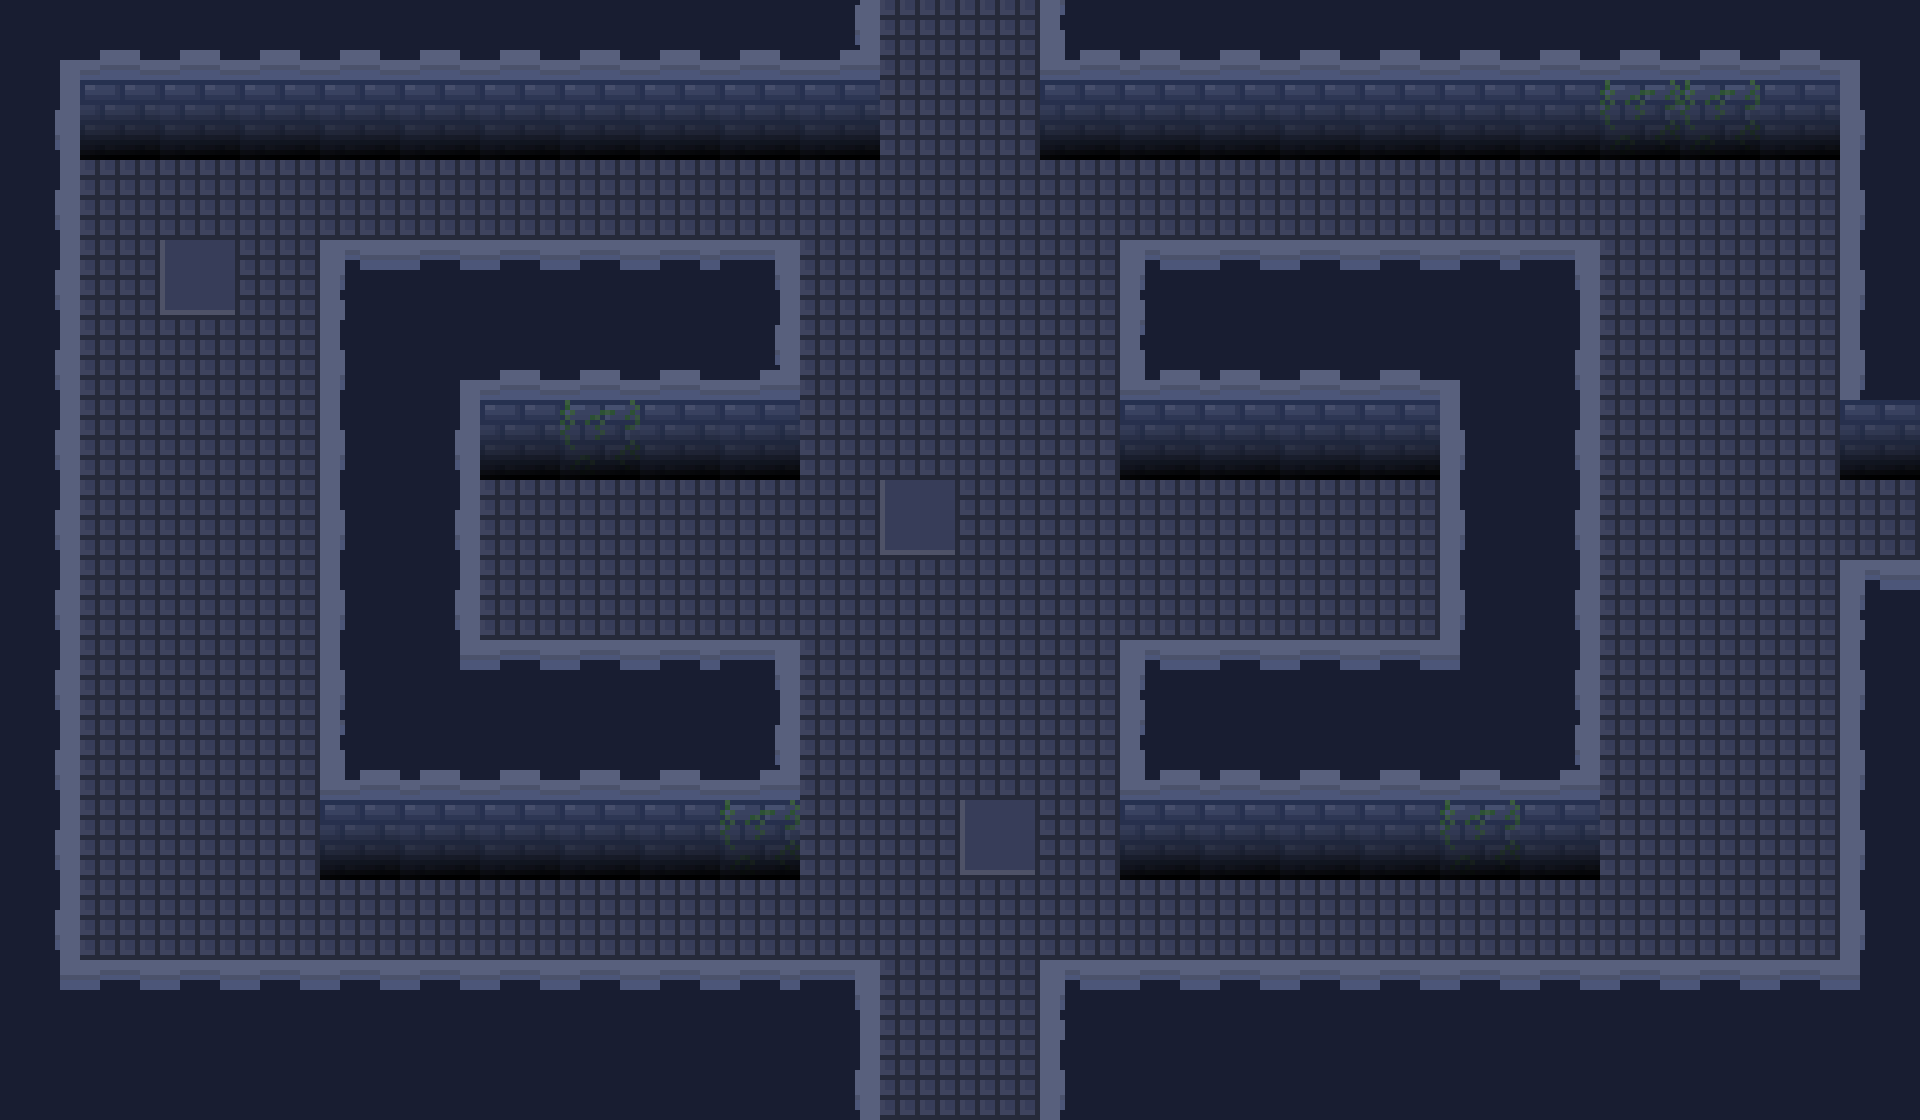

This game map was drawn from its Tiled (.tmx) file and the tilesets committed beside it. A one-line description and the full map source follow:
An orthogonal 24x14 tile map with 80x80 px tiles, 3 tile layers (Floor, Walls, Top).

<map version="1.2" tiledversion="1.3.4" orientation="orthogonal" renderorder="right-down" width="24" height="14" tilewidth="80" tileheight="80" infinite="0" nextlayerid="5" nextobjectid="1">
 <tileset firstgid="1" source="AlchemistTilemap.tsx" />
 <layer id="3" name="Floor" width="24" height="14">
  <data encoding="csv">
51,51,51,51,51,51,51,51,51,51,51,51,51,51,51,51,51,51,51,51,51,51,51,51,
51,51,51,51,51,51,51,51,51,51,51,51,51,51,51,51,51,51,51,51,51,51,51,51,
51,51,51,51,51,51,51,51,51,51,51,51,51,51,51,51,51,51,51,51,51,51,51,51,
51,51,52,51,51,51,51,51,51,51,51,51,51,51,51,51,51,51,51,51,51,51,51,51,
51,51,51,51,51,51,51,51,51,51,51,51,51,51,51,51,51,51,51,51,51,51,51,51,
51,51,51,51,51,51,51,51,51,51,51,51,51,51,51,51,51,51,51,51,51,51,51,51,
51,51,51,51,51,51,51,51,51,51,51,52,51,51,51,51,51,51,51,51,51,51,51,51,
51,51,51,51,51,51,51,51,51,51,51,51,51,51,51,51,51,51,51,51,51,51,51,51,
51,51,51,51,51,51,51,51,51,51,51,51,51,51,51,51,51,51,51,51,51,51,51,51,
51,51,51,51,51,51,51,51,51,51,51,51,51,51,51,51,51,51,51,51,51,51,51,51,
51,51,51,51,51,51,51,51,51,51,51,51,52,51,51,51,51,51,51,51,51,51,51,51,
51,51,51,51,51,51,51,51,51,51,51,51,51,51,51,51,51,51,51,51,51,51,51,51,
51,51,51,51,51,51,51,51,51,51,51,51,51,51,51,51,51,51,51,51,51,51,51,51,
51,51,51,51,51,51,51,51,51,51,51,51,51,51,51,51,51,51,51,51,51,51,51,51
</data>
 </layer>
 <layer id="1" name="Walls" width="24" height="14">
  <data encoding="csv">
76,77,77,77,77,77,77,77,77,77,106,0,0,105,77,77,77,77,77,77,77,77,77,78,
101,27,27,27,27,27,27,27,27,27,27,0,0,27,27,27,27,27,27,27,26,26,27,103,
101,0,0,0,0,0,0,0,0,0,0,0,0,0,0,0,0,0,0,0,0,0,0,103,
101,0,0,0,0,0,0,0,0,0,0,0,0,0,0,0,0,0,0,0,0,0,0,103,
101,0,0,0,103,76,77,77,77,106,0,0,0,0,105,77,77,77,78,101,0,0,0,103,
101,0,0,0,103,101,27,26,27,27,0,0,0,0,27,27,27,27,103,101,0,0,0,27,
101,0,0,0,103,101,0,0,0,0,0,0,0,0,0,0,0,0,103,101,0,0,0,0,
101,0,0,0,103,101,0,0,0,0,0,0,0,0,0,0,0,0,103,101,0,0,0,0,
101,0,0,0,103,126,0,0,0,0,0,0,0,0,0,0,0,0,128,101,0,0,0,103,
101,0,0,0,105,77,77,77,77,106,0,0,0,0,105,77,77,77,77,106,0,0,0,103,
101,0,0,0,27,27,27,27,27,26,0,0,0,0,27,27,27,27,26,27,0,0,0,103,
101,0,0,0,0,0,0,0,0,0,0,0,0,0,0,0,0,0,0,0,0,0,0,103,
126,0,0,0,0,0,0,0,0,0,0,0,0,0,0,0,0,0,0,0,0,0,0,128,
4,4,4,4,4,4,4,4,4,4,101,0,0,103,4,4,4,4,4,4,4,4,4,4
</data>
 </layer>
 <layer id="2" name="Top" width="24" height="14">
  <data encoding="csv">
0,0,0,0,0,0,0,0,0,0,0,0,0,0,0,0,0,0,0,0,0,0,0,0,
0,0,0,0,0,0,0,0,0,0,0,0,0,0,0,0,0,0,0,0,0,0,0,0,
0,0,0,0,0,0,0,0,0,0,0,0,0,0,0,0,0,0,0,0,0,0,0,0,
0,0,0,0,80,127,127,127,127,81,0,0,0,0,80,127,127,127,127,81,0,0,0,0,
0,0,0,0,0,0,0,0,0,0,0,0,0,0,0,0,0,0,0,0,0,0,0,0,
0,0,0,0,0,0,0,0,0,0,0,0,0,0,0,0,0,0,0,0,0,0,0,0,
0,0,0,0,0,0,0,0,0,0,0,0,0,0,0,0,0,0,0,0,0,0,0,0,
0,0,0,0,0,0,0,0,0,0,0,0,0,0,0,0,0,0,0,0,0,0,0,80,
0,0,0,0,0,0,127,127,127,81,0,0,0,0,80,127,127,127,0,0,0,0,0,0,
0,0,0,0,0,0,0,0,0,0,0,0,0,0,0,0,0,0,0,0,0,0,0,0,
0,0,0,0,0,0,0,0,0,0,0,0,0,0,0,0,0,0,0,0,0,0,0,0,
0,0,0,0,0,0,0,0,0,0,0,0,0,0,0,0,0,0,0,0,0,0,0,0,
0,127,127,127,127,127,127,127,127,127,81,0,79,80,127,127,127,127,127,127,127,127,127,0,
0,0,0,0,0,0,0,0,0,0,0,0,0,0,0,0,0,0,0,0,0,0,0,0
</data>
 </layer>
</map>
